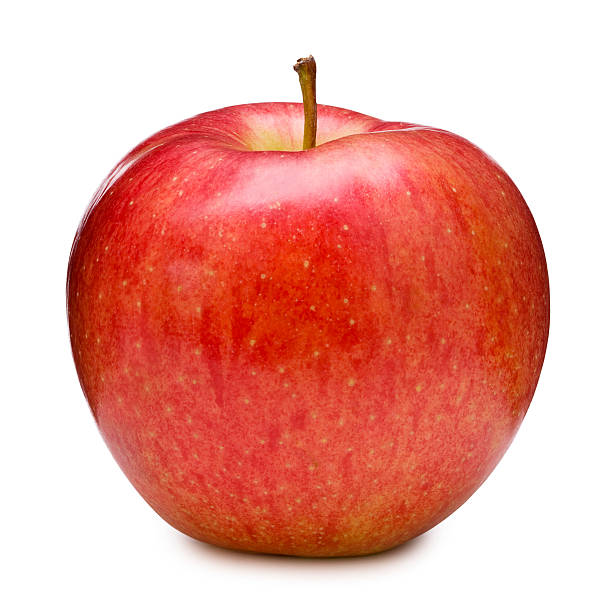
#> input picture sample.jpg, 612 x 612 px
$ python lab_semana1.py
#> lines starting #> are read from the running program, lines starting #| are printed output that depends on the picture; after the words box and inside, x2 and y2 are one past the last pixel; in counts of white or black regions, pixels touching at a corner belong together
#> further down, img is the input picture: shape (612, 612, 3); mean B, G, R 157.2, 167.1, 234.1
# Diego Soto Flores
# Ignacio Méndez Alvarez
# Hoja de Trabajo 1 - Visión por Computadora

import cv2
import numpy as np
import matplotlib.pyplot as plt

def show_img(img, title="Imagen", cmap=None):
    plt.figure(figsize=(6, 6))
    plt.title(title)
    # TODO: Matplotlib espera RGB, OpenCV carga BGR.
    # Verifica si la imagen tiene 3 canales y conviértela para visualización correcta.
    if len(img.shape) == 3 and cmap is None:
        img_show = cv2.cvtColor(img, cv2.COLOR_BGR2RGB)
    else:
        img_show = img

    plt.imshow(img_show, cmap=cmap)
    plt.axis('off')
    plt.show()

def manual_contrast_brightness(image, alpha, beta):
    """
    Aplica g(x) = alpha * f(x) + beta de forma segura.
    Args:
        image: numpy array uint8
        alpha: float (contraste)
        beta: float (brillo)
    Returns:
        numpy array uint8
    """
#> called with alpha = 1.5, beta = 20
    # RETO 1: Implementar pipeline seguro
    # 1. Convertir a float32 y normalizar a [0, 1]
    # 2. Aplicar fórmula matemática vectorizada (Sin bucles for)
    # 3. Aplicar np.clip para evitar valores fuera de rango
    # 4. Des-normalizar (x255) y castear a uint8

    # TODO: Escribir código aquí
    imagen_float = image.astype(np.float32) / 255.0
    processed_img = alpha * imagen_float + (beta/255.0)
    processed_img = np.clip(processed_img, 0, 1)
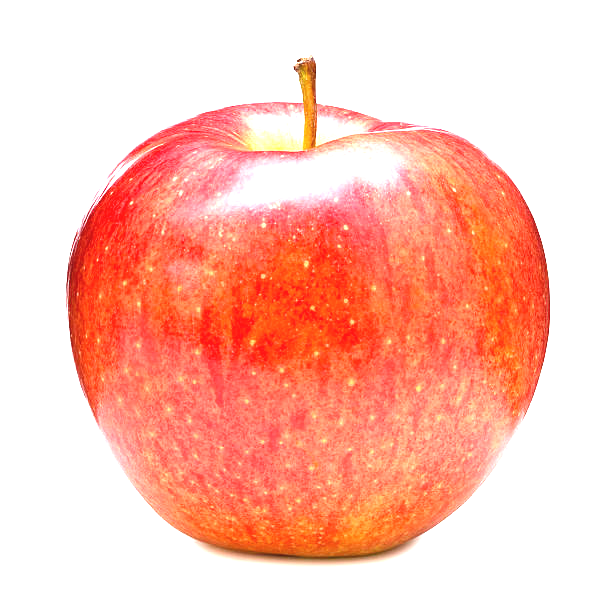
#> processed_img: shape (612, 612, 3) float32; mean B, G, R 0.706, 0.763, 0.996
    processed_img = (processed_img * 255).astype(np.uint8)

    return processed_img

def manual_gamma_correction(image, gamma):
    """
    Aplica V_out = V_in ^ gamma
    """
#> called with gamma = 0.5
    # RETO 2: Implementar corrección Gamma
    # Recordar: La operación potencia es costosa.
    # Usar Look-Up Table (LUT) es una optimización común, pero aquí usa matemáticas directas en float.


    # TODO: Escribir código aquí
    imagen_float = image.astype(np.float32) / 255.0
    gamma_img = imagen_float**gamma
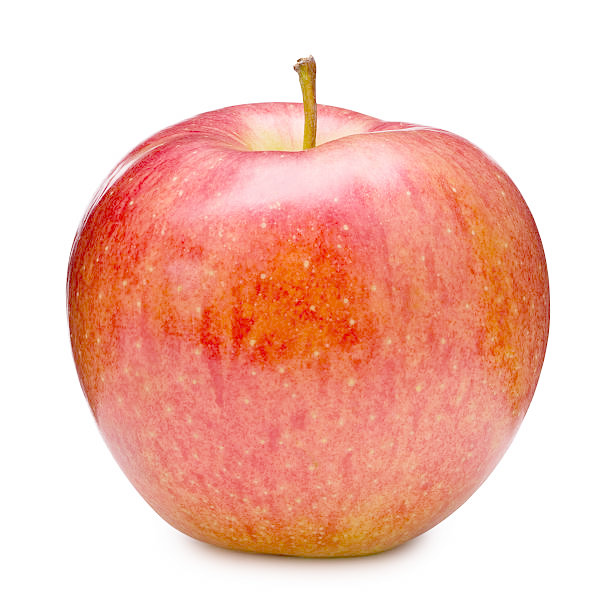
#> gamma_img: shape (612, 612, 3) float32; mean B, G, R 0.717, 0.768, 0.956
    gamma_img = np.clip(gamma_img, 0, 1)
    gamma_img = (gamma_img * 255).astype(np.uint8)

    return gamma_img

def hsv_segmentation(image):
    """
    Segmentar un objeto de color específico (ej. verde o rojo)
    """
    # 1. Convertir a HSV
    hsv = cv2.cvtColor(image, cv2.COLOR_BGR2HSV)
#> hsv: shape (612, 612, 3); mean H, S, V 11, 94, 234.2

    # RETO 3: Definir rangos para un color.
    # OJO: En OpenCV Hue es [0, 179].
    # Ejemplo: Si buscas verde, H está alrededor de 60 (en escala 0-179).

    # TODO: Definir lower_bound y upper_bound (np.array)
    lower_bound = np.array([0, 120, 70])
    upper_bound = np.array([10, 255, 255])

    # Crear máscara
    mask = cv2.inRange(hsv, lower_bound, upper_bound)
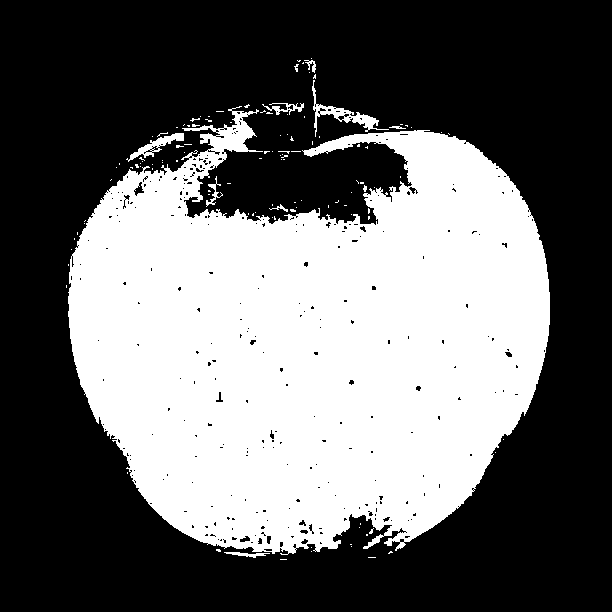
#> mask: shape (612, 612); 40.8% white; 118 white regions (108 under 20 px), largest, box (x1, y1, x2, y2) and area: (68, 106, 550, 555) 150451, (312, 80, 389, 137) 692, (126, 133, 184, 162) 449

    # Aplicar máscara a la imagen original (bitwise_and)
    result = cv2.bitwise_and(image, image, mask=mask)
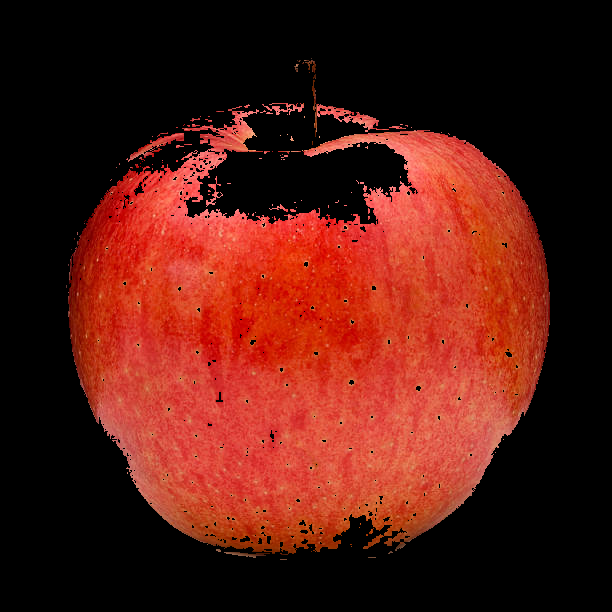
#> result: shape (612, 612, 3); mean B, G, R 17.8, 26.9, 86.2
    return result

# --- BLOQUE PRINCIPAL ---
if __name__ == "__main__":
    # Cargar imagen (Asegúrate de tener una imagen 'sample.jpg')
    img = cv2.imread('sample.jpg')

    if img is None:
        print("Error: No se encontró la imagen.")
    else:
        # 1. Prueba de Contraste
        contrast_img = manual_contrast_brightness(img, 1.5, 20)
        show_img(contrast_img, "Contraste Alto (Manual)")

        # 2. Prueba de Gamma
        gamma_img = manual_gamma_correction(img, 0.5) # Aclarar sombras
        show_img(gamma_img, "Corrección Gamma 0.5")

        # 3. Segmentación
        seg_img = hsv_segmentation(img)
        show_img(seg_img, "Segmentación HSV")
